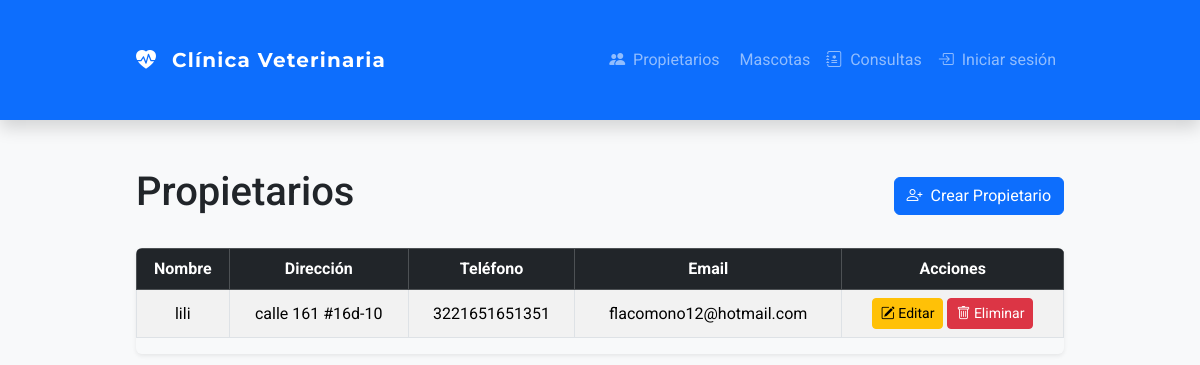
The app's page /propietarios/ with its own data.
### historialApp/models.py (models this page shows, shortened)
class Propietario(models.Model):
    nombre = models.CharField(max_length=100)
    direccion = models.TextField()
    telefono = models.CharField(max_length=15)
    email = models.EmailField()

### historialApp/views.py (the view)
# urls.py: path('propietarios/', views.lista_propietarios, name='lista_propietarios'),
def lista_propietarios(request):
    propietarios = Propietario.objects.all()
    return render(request, 'historialApp/propietarios.html', {'propietarios': propietarios})

### historialApp/templates/historialApp/propietarios.html (shortened to what this page needs)
{% extends 'historialApp/base.html' %}
{% block content %}
<div class="d-flex justify-content-between align-items-center mb-4">
    <h1>Propietarios</h1>
    <a href="{% url 'crear_propietario' %}" class="btn btn-primary" role="button" aria-label="Crear Propietario">
        <i class="bi bi-person-plus me-1" aria-hidden="true"></i> Crear Propietario
    </a>
</div>
<div class="table-responsive shadow-sm rounded" role="region" aria-label="Lista de propietarios">
    <table class="table table-bordered table-striped table-hover align-middle text-center">
        <thead class="table-dark">
            <tr>
                <th scope="col">Nombre</th>
                <th scope="col">Dirección</th>
                <th scope="col">Teléfono</th>
                <th scope="col">Email</th>
                <th scope="col" aria-label="Acciones">Acciones</th>
            </tr>
        </thead>
        <tbody>
            {% for propietario in propietarios %}
            <tr>
                <td>{{ propietario.nombre }}</td>
                <td>{{ propietario.direccion }}</td>
                <td>{{ propietario.telefono }}</td>
                <td>{{ propietario.email }}</td>
                <td>
                    <a href="{% url 'editar_propietario' propietario.id %}" class="btn btn-warning btn-sm" aria-label="Editar propietario {{ propietario.nombre }}">
                        <i class="bi bi-pencil-square" aria-hidden="true"></i> Editar
                    </a>
                    <a href="{% url 'eliminar_propietario' propietario.id %}" class="btn btn-danger btn-sm" aria-label="Eliminar propietario {{ propietario.nombre }}" onclick="return confirm('¿Estás seguro de eliminar este propietario?');">
                        <i class="bi bi-trash" aria-hidden="true"></i> Eliminar
                    </a>
                </td>
            </tr>
            {% empty %}
            <tr>
                <td colspan="5" class="text-center text-muted fst-italic">No hay propietarios registrados.</td>
            </tr>
            {% endfor %}
        </tbody>
    </table>
</div>
{% endblock %}

### historialApp/static/css/estilo.css (style rules this page uses)
* { box-sizing: border-box; }
body { font-family: 'Segoe UI', Tahoma, Geneva, Verdana, sans-serif; background-color: #f8f9fa; margin: 0; padding: 0; color: #212529; }
.d-flex { display: flex !important; }
.justify-content-between { justify-content: space-between !important; }

### historialApp/templates/historialApp/base.html (style rules this page uses)
body { font-family: 'Roboto', sans-serif; background: #f8f9fa; }

### records on screen
Propietario: nombre "lili", direccion "calle 161 #16d-10", telefono "3221651651351", email "flacomono12@hotmail.com"
